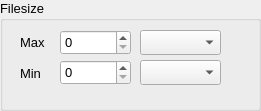
       <widget class="QGroupBox" name="groupBox_2">
        <property name="geometry">
         <rect>
          <x>290</x>
          <y>210</y>
          <width>261</width>
          <height>111</height>
         </rect>
        </property>
        <property name="font">
         <font>
          <family>MS Sans Serif</family>
          <pointsize>10</pointsize>
         </font>
        </property>
        <property name="title">
         <string>Filesize</string>
        </property>
        <widget class="QSpinBox" name="spinBox_4">
         <property name="geometry">
          <rect>
           <x>60</x>
           <y>60</y>
           <width>71</width>
           <height>25</height>
          </rect>
         </property>
         <property name="font">
          <font>
           <family>MS Sans Serif</family>
           <pointsize>10</pointsize>
          </font>
         </property>
        </widget>
        <widget class="QLabel" name="label_18">
         <property name="geometry">
          <rect>
           <x>20</x>
           <y>63</y>
           <width>47</width>
           <height>20</height>
          </rect>
         </property>
         <property name="font">
          <font>
           <family>MS Sans Serif</family>
           <pointsize>10</pointsize>
          </font>
         </property>
         <property name="text">
          <string>Min</string>
         </property>
        </widget>
        <widget class="QSpinBox" name="spinBox_5">
         <property name="geometry">
          <rect>
           <x>60</x>
           <y>30</y>
           <width>71</width>
           <height>25</height>
          </rect>
         </property>
         <property name="font">
          <font>
           <family>MS Sans Serif</family>
           <pointsize>10</pointsize>
          </font>
         </property>
        </widget>
        <widget class="QLabel" name="label_19">
         <property name="geometry">
          <rect>
           <x>20</x>
           <y>32</y>
           <width>47</width>
           <height>21</height>
          </rect>
         </property>
         <property name="font">
          <font>
           <family>MS Sans Serif</family>
           <pointsize>10</pointsize>
          </font>
         </property>
         <property name="text">
          <string>Max</string>
         </property>
        </widget>
        <widget class="QComboBox" name="comboBox_5">
         <property name="geometry">
          <rect>
           <x>140</x>
           <y>30</y>
           <width>81</width>
           <height>25</height>
          </rect>
         </property>
         <property name="font">
          <font>
           <family>MS Sans Serif</family>
           <pointsize>10</pointsize>
          </font>
         </property>
        </widget>
        <widget class="QComboBox" name="comboBox_6">
         <property name="geometry">
          <rect>
           <x>140</x>
           <y>60</y>
           <width>81</width>
           <height>25</height>
          </rect>
         </property>
         <property name="font">
          <font>
           <family>MS Sans Serif</family>
           <pointsize>10</pointsize>
          </font>
         </property>
        </widget>
       </widget>
